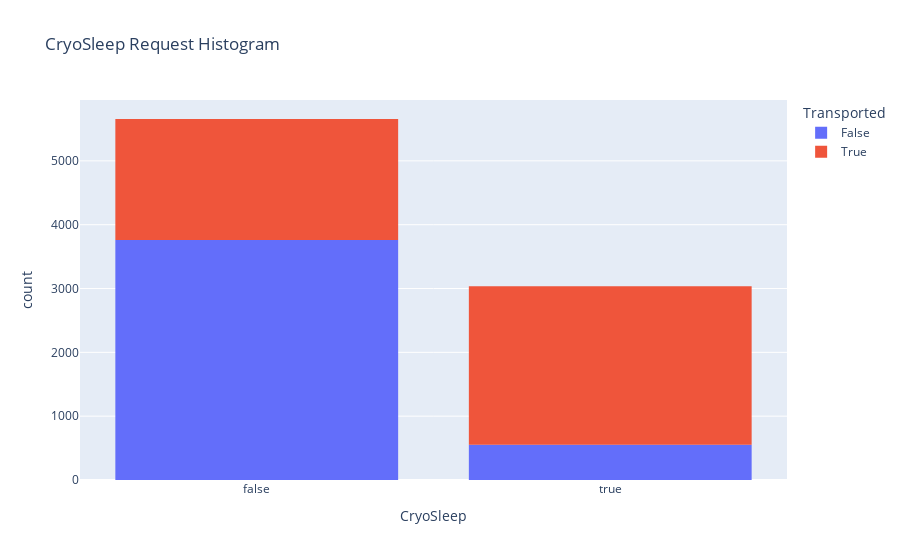

Write notebook code for a chart like this one.
### Code cell
#let's take a closer look at cryo sleep and transported stats 

fig = px.histogram(train_data, x='CryoSleep', title = "CryoSleep Request Histogram", color= train_data['Transported'])
fig.show()

### Figure 1 — Plotly figure (JSON) as saved in the notebook; plotly's stock layout.template omitted (floating-point values rounded to 4 significant figures; data arrays with more than 128 entries replaced by an {"elided": "..."} marker saying what was removed)
{"data": [{"alignmentgroup": "True", "bingroup": "x", "hovertemplate": "Transported=False<br>CryoSleep=%{x}<br>count=%{y}<extra></extra>", "legendgroup": "False", "marker": {"color": "#636efa", "pattern": {"shape": ""}}, "name": "False", "offsetgroup": "False", "orientation": "v", "showlegend": true, "type": "histogram", "x": {"elided": "4315 bool values"}, "xaxis": "x", "yaxis": "y"}, {"alignmentgroup": "True", "bingroup": "x", "hovertemplate": "Transported=True<br>CryoSleep=%{x}<br>count=%{y}<extra></extra>", "legendgroup": "True", "marker": {"color": "#EF553B", "pattern": {"shape": ""}}, "name": "True", "offsetgroup": "True", "orientation": "v", "showlegend": true, "type": "histogram", "x": {"elided": "4378 bool values"}, "xaxis": "x", "yaxis": "y"}], "layout": {"barmode": "relative", "legend": {"title": {"text": "Transported"}, "tracegroupgap": 0}, "title": {"text": "CryoSleep Request Histogram"}, "xaxis": {"anchor": "y", "domain": [0, 1], "title": {"text": "CryoSleep"}}, "yaxis": {"anchor": "x", "domain": [0, 1], "title": {"text": "count"}}}}
